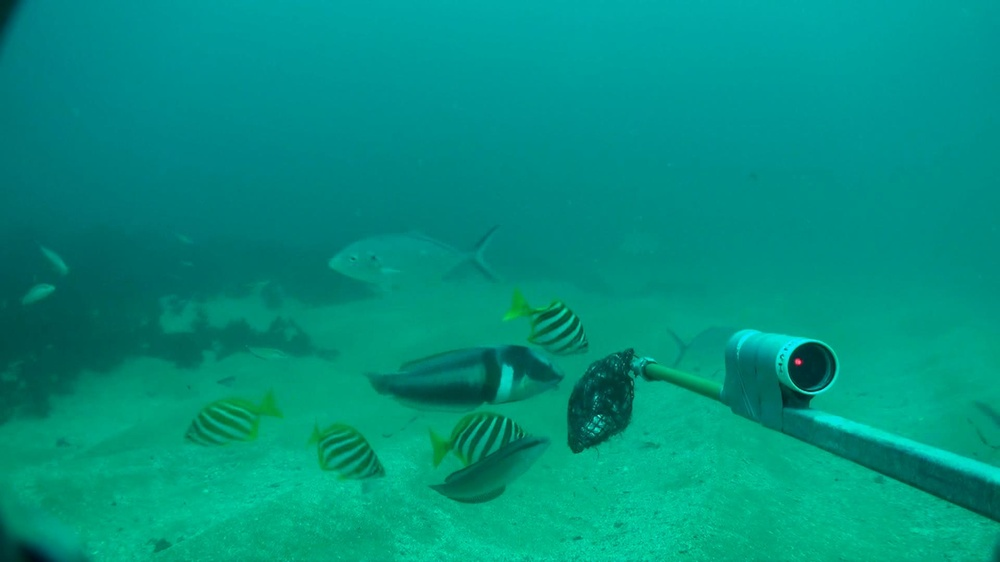
%> input picture sample_1.jpg, 1000 x 562 px, shrunk from 1920 x 1080 before the run
$ octave code.m   (GNU Octave 9; MATLAB toolbox functions it lacks are replaced by stand-ins)
%> lines starting %> are read from the running program, lines starting %| are printed output that depends on the picture
%%%%%%%%%%%%%%%%%%%%%%%%%%%%%%%%%%%%%%%%DIP-Assignment%%%%%%%%%%%%%%%%%%%%%%%%%%%%%%%%%%%%%%%%%%

close all;
clear all;
clc;

%% Image input
% We take a RGB image as input and convert it to grayscale and store it in
% another variable, so we can get the mean luminance.

rgbImage=imread('sample_1.jpg');
%> rgbImage is the input picture: size 562x1000x3 uint8; mean R, G, B 1, 146.2, 128.5
rgbImage=im2double(rgbImage);
%> rgbImage: size 562x1000x3 double
grayImage = rgb2gray(rgbImage);
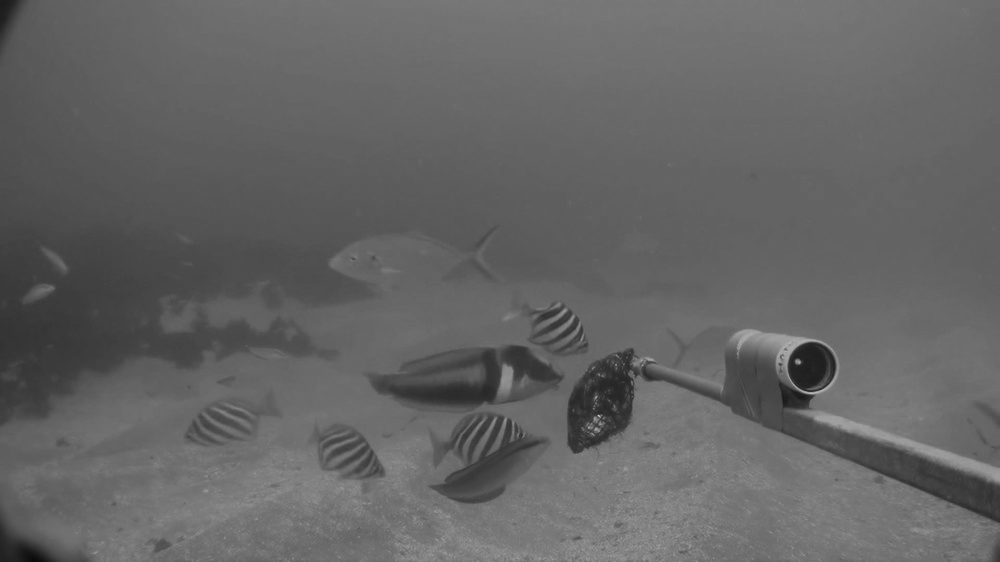
%> grayImage: size 562x1000 double; min 0.0416, max 0.789, mean 0.395
%% White Balancing
% Extract the individual red, green, and blue color channels.
redChannel = rgbImage(:, :, 1);
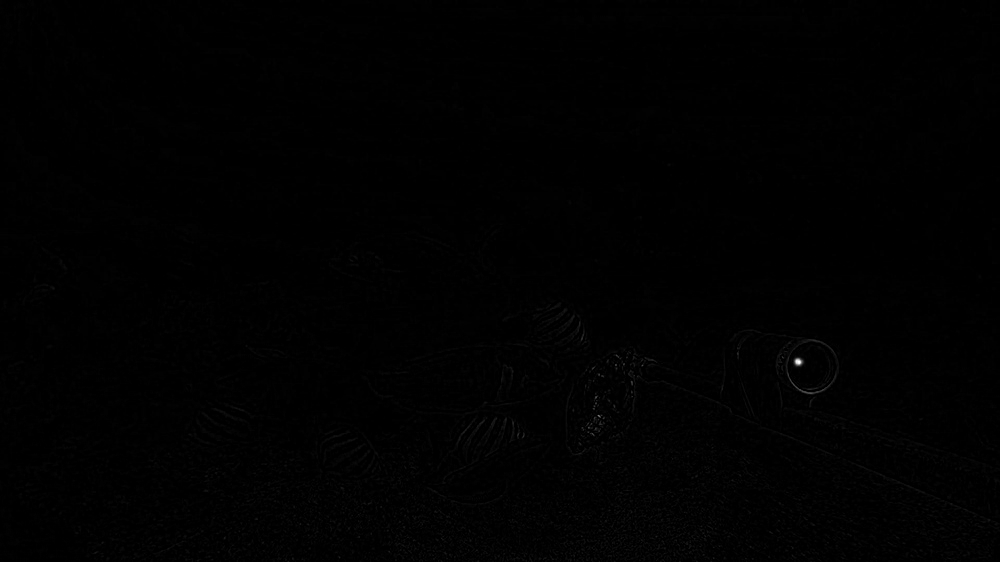
%> redChannel: size 562x1000 double; min 0, max 1, mean 0.00379
greenChannel = rgbImage(:, :, 2);
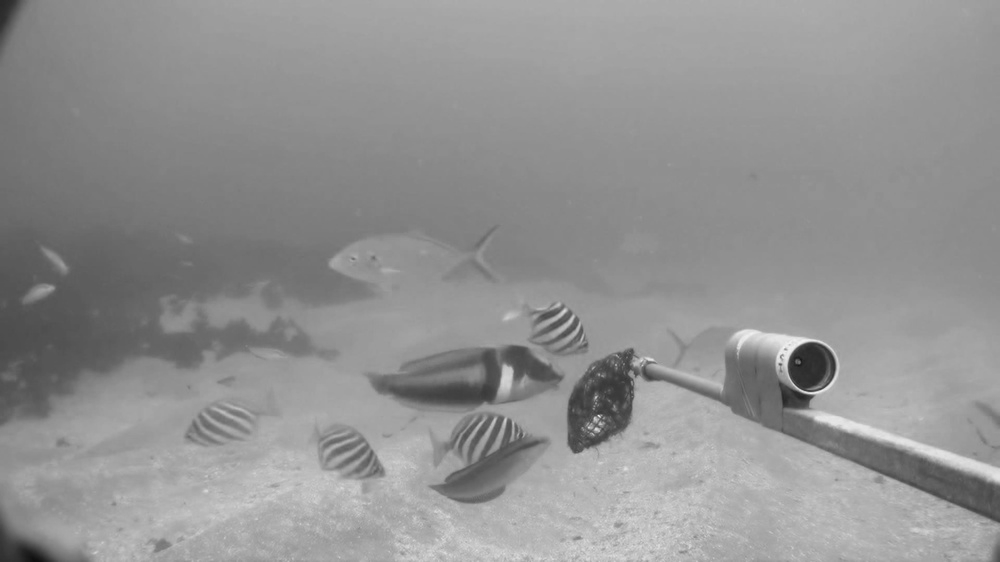
%> greenChannel: size 562x1000 double; min 0.0549, max 0.949, mean 0.573
blueChannel = rgbImage(:, :, 3);
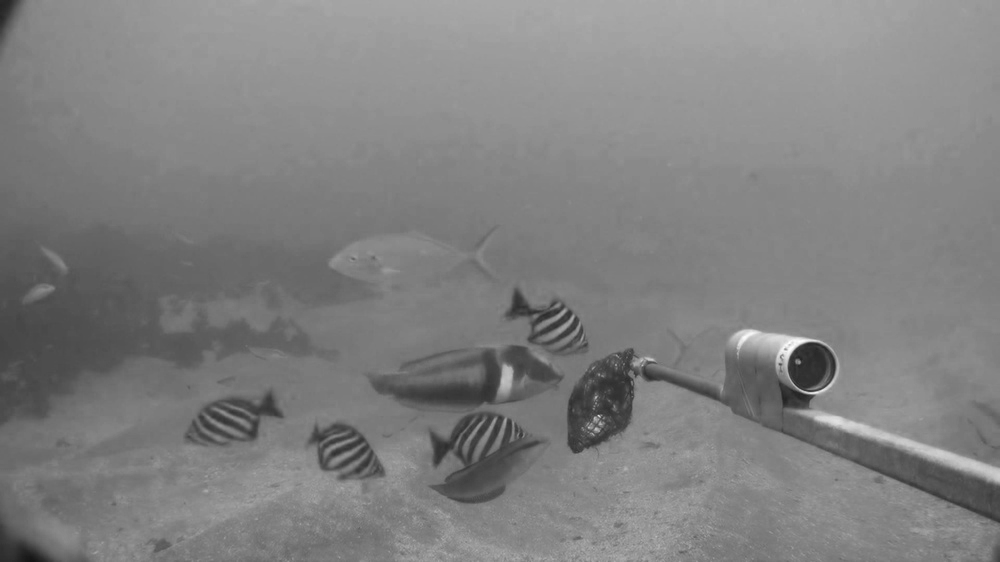
%> blueChannel: size 562x1000 double; min 0.0745, max 1, mean 0.504

meanR = mean2(redChannel);
%> meanR = 0.00379
meanG = mean2(greenChannel);
%> meanG = 0.573
meanB = mean2(blueChannel);
%> meanB = 0.504
meanGray = mean2(grayImage);
%> meanGray = 0.395

% Make all channels have the same mean
redChannel = (double(redChannel) * meanGray / meanR);
greenChannel = (double(greenChannel) * meanGray / meanG);
blueChannel = (double(blueChannel) * meanGray / meanB);

%redChannel and blueChannel Correction


% Recombine separate color channels into a single, true color RGB image.
rgbImage_white_balance = cat(3, redChannel, greenChannel, blueChannel);

figure('Name','Color Enhancement');
subplot(221);
imshow(redChannel);
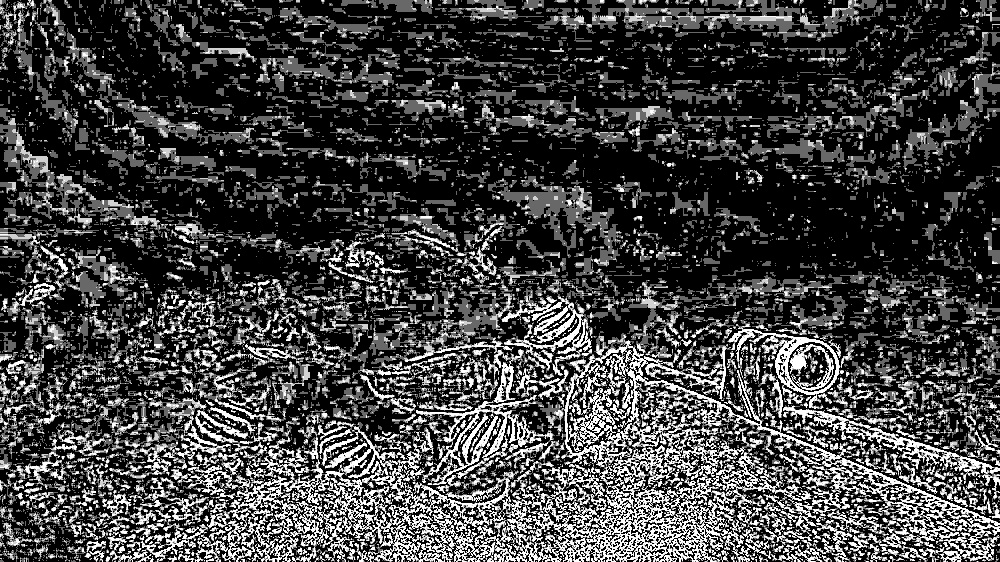
%> displayed picture: size 562x1000, on the screen's scale of 0 to 255; min 0, max 255, mean 65.8
title('Suppressed Red Channel');

subplot(222);
imshow(blueChannel);
title('Enhanced Blue Channel');

subplot(223);
imshow(greenChannel);
title('Green Channel');

subplot(224);
imshow(rgbImage_white_balance);
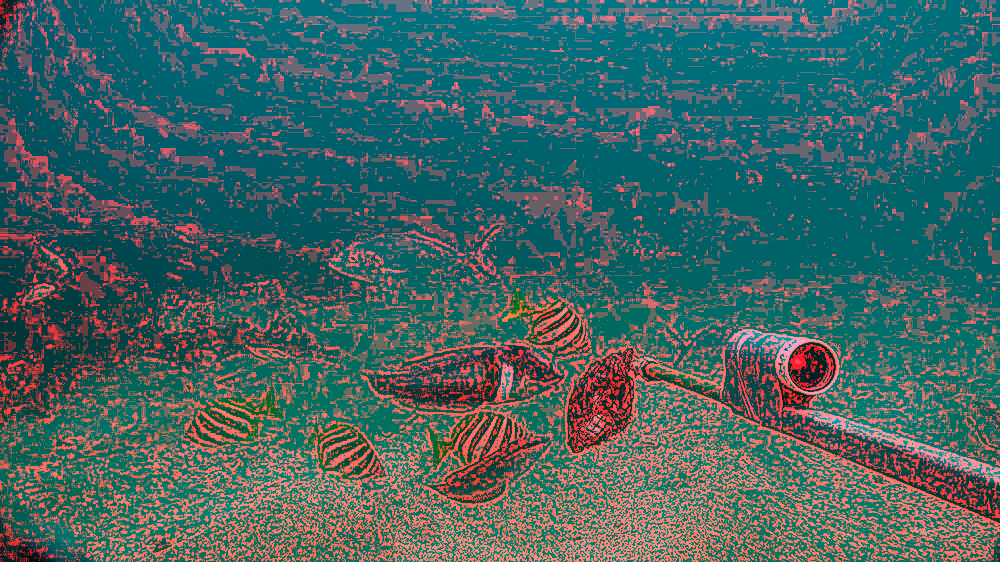
%> displayed picture: size 562x1000x3, on the screen's scale of 0 to 255; mean R, G, B 65.8, 100.8, 100.8
title('After White balance');

%% Gamma Correction and sharpening
 I = imadjust(rgbImage_white_balance,[],[],0.5);
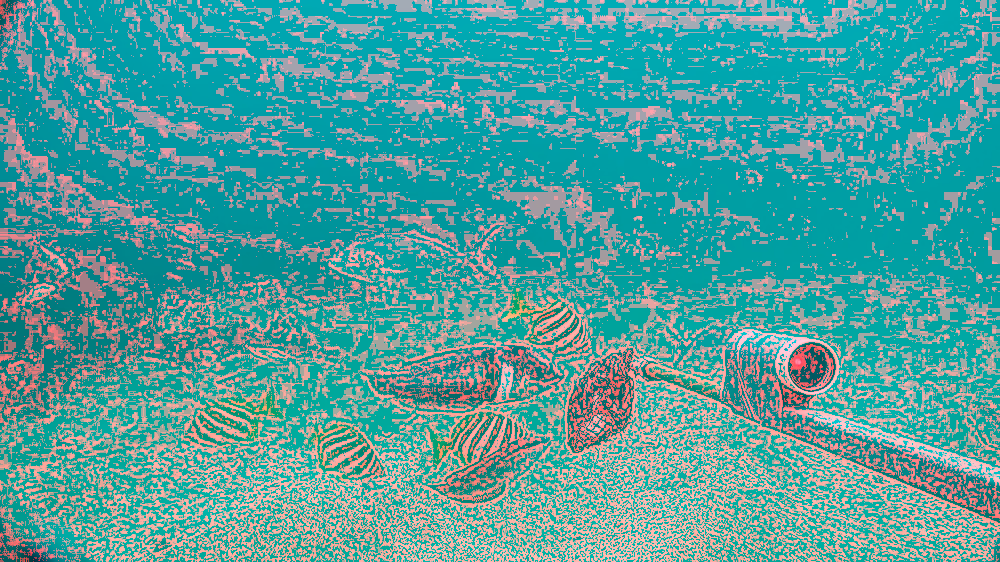
%> I: size 562x1000x3 double; mean R, G, B 0.317, 0.626, 0.626


J=(rgbImage_white_balance+(rgbImage_white_balance-imgaussfilt(rgbImage_white_balance)));

figure('Name','Step I-III');
subplot(221);
imshow(rgbImage);
title('Original Image');

subplot(222);
imshow(rgbImage_white_balance);
title('I. White Balance');

subplot(223);
imshow(I);
title('II. Gamma Corrected');
subplot(224);
imshow(J);
title('III. Sharpened');
% [13 lines of commented-out code are left out]

%%


% Find the noise in the red.

$ run again, with sample_2.jpg copied over sample_1.jpg
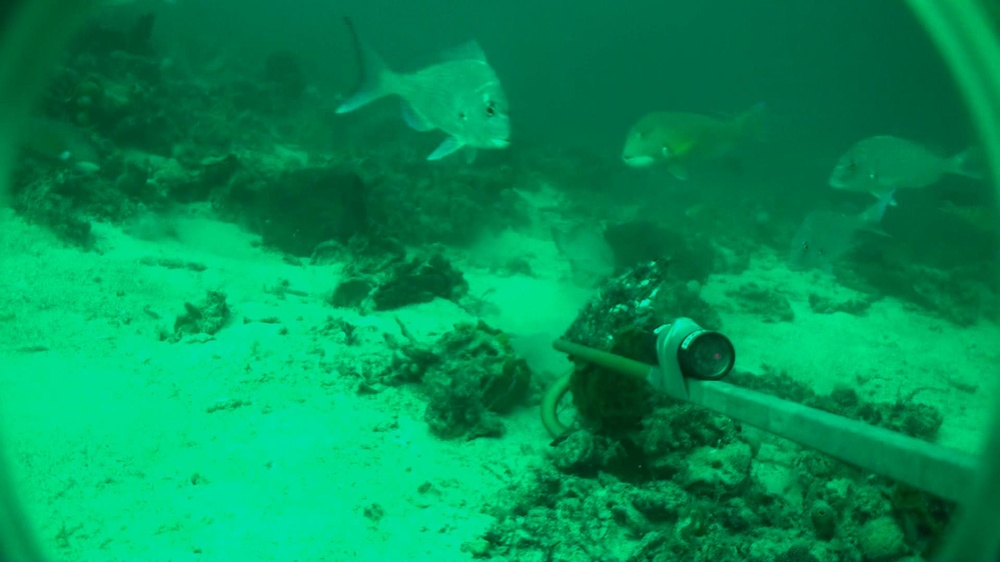
%> input picture sample_2.jpg, 1000 x 562 px, shrunk from 1920 x 1080 before the run
%> rgbImage is the input picture: size 562x1000x3 uint8; mean R, G, B 1.3, 144.5, 85.1
%> rgbImage: size 562x1000x3 double
%> `greenChannel = rgbImage(:, :, 2);`:
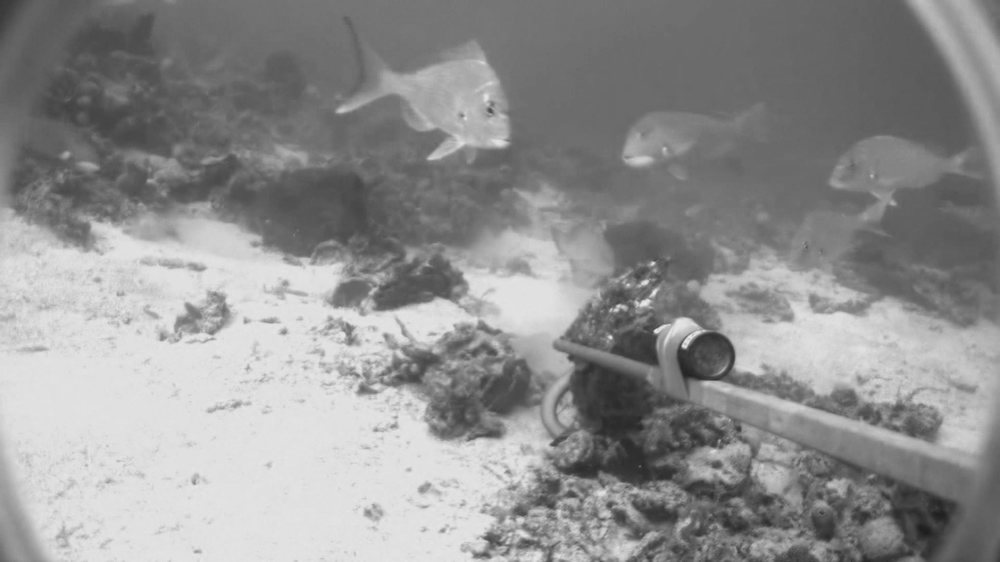
%> greenChannel: size 562x1000 double; min 0.114, max 0.922, mean 0.567
%> meanR = 0.00526
%> meanG = 0.567
%> meanB = 0.334
%> meanGray = 0.372
%> `J=(rgbImage_white_balance+(rgbImage_white_balance-imgaussfilt(rgbImage..`:
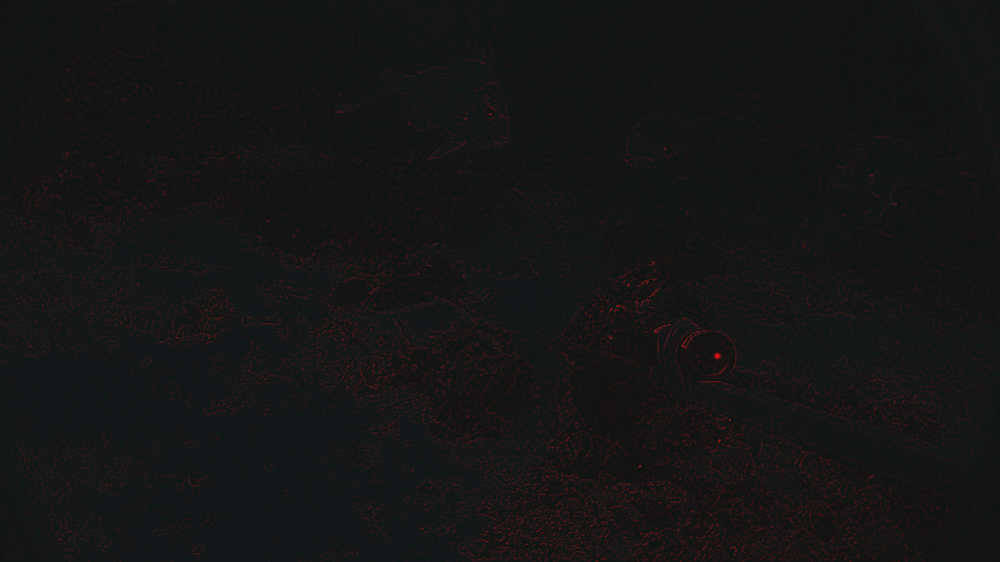
%> J: size 562x1000x3 double; mean R, G, B 0.4, 0.4, 0.4; mean of the top-left, top-right, bottom-left and bottom-right quarters 0.306, 0.265, 0.503, 0.415; drawn with min black and max white

$ run again, with sample_3.jpg copied over sample_1.jpg
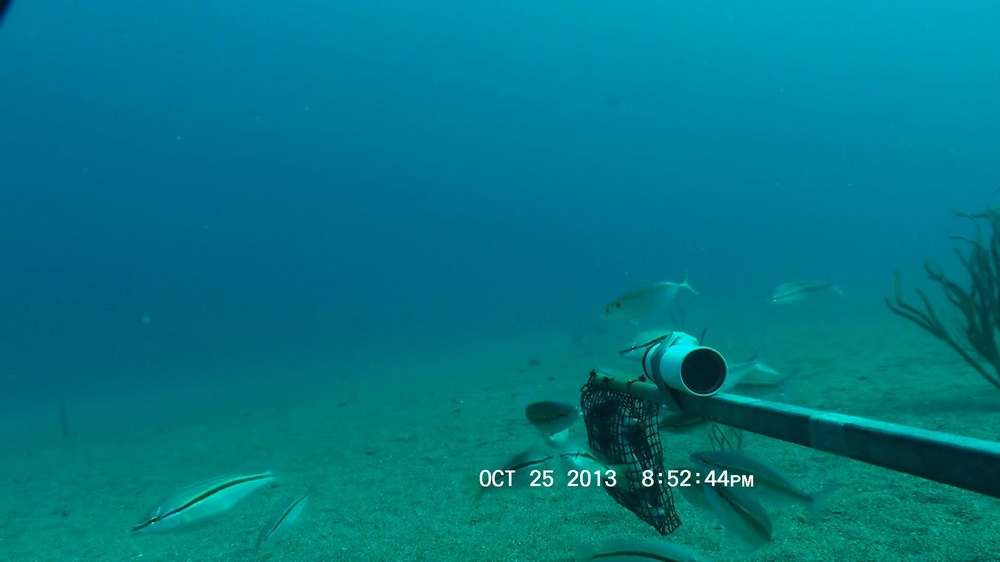
%> input picture sample_3.jpg, 1000 x 562 px, shrunk from 1920 x 1080 before the run
%> rgbImage is the input picture: size 562x1000x3 uint8; mean R, G, B 1.8, 118.5, 134.5
%> rgbImage: size 562x1000x3 double
%> `blueChannel = rgbImage(:, :, 3);`:
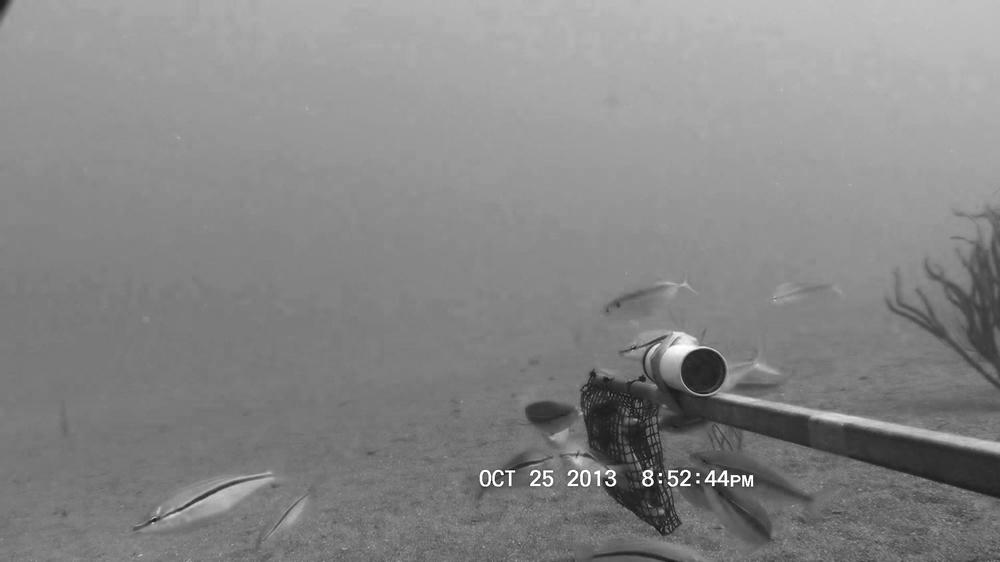
%> blueChannel: size 562x1000 double; min 0.0667, max 1, mean 0.527
%> meanR = 0.00691
%> meanG = 0.465
%> meanB = 0.527
%> meanGray = 0.335
%> `imshow(J);`:
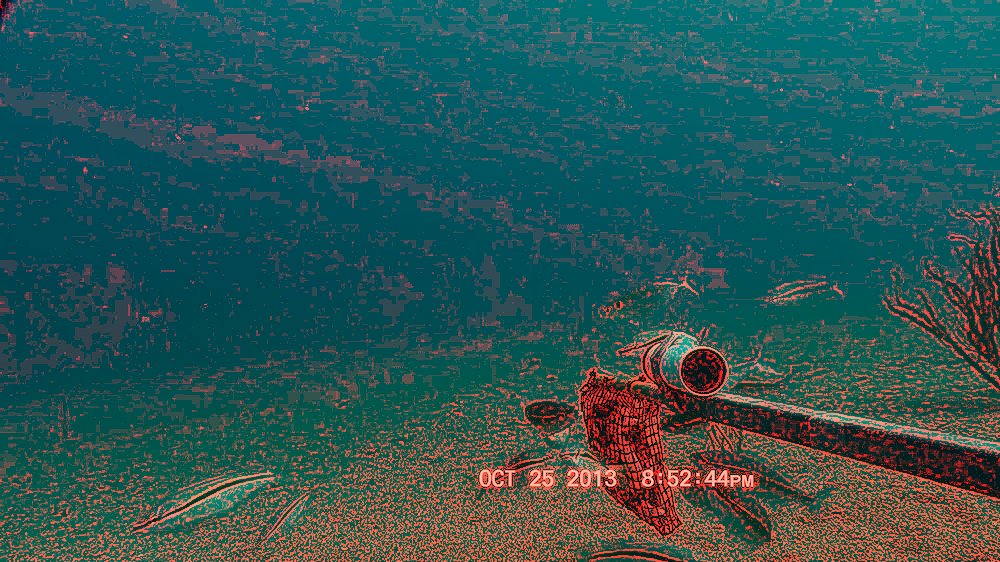
%> displayed picture: size 562x1000x3, on the screen's scale of 0 to 255; mean R, G, B 42.2, 85.4, 85.4

$ run again, with sample_4.jpg copied over sample_1.jpg
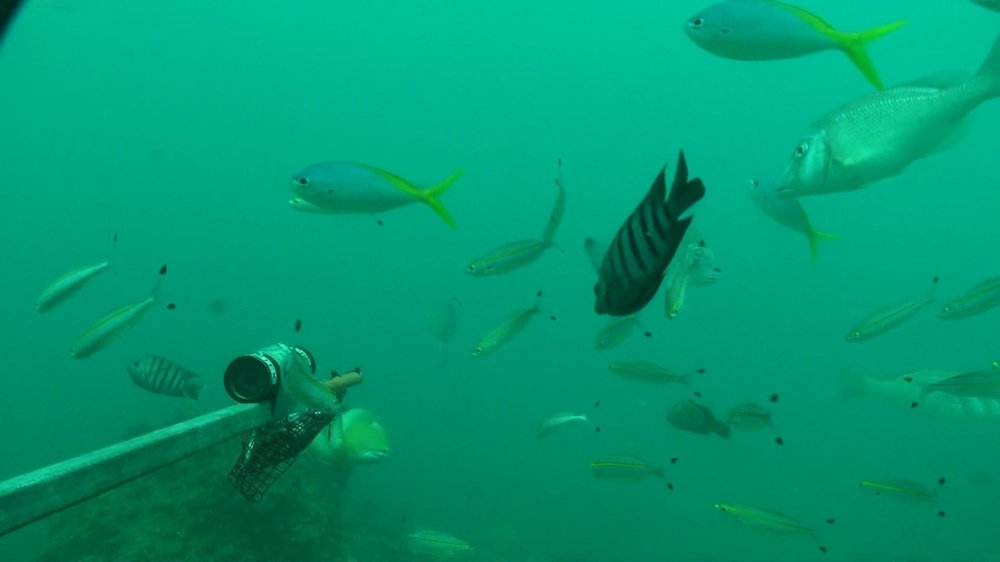
%> input picture sample_4.jpg, 1000 x 562 px, shrunk from 1920 x 1080 before the run
%> rgbImage is the input picture: size 562x1000x3 uint8; mean R, G, B 1.2, 151.9, 113.5
%> rgbImage: size 562x1000x3 double
%> meanR = 0.00469
%> meanG = 0.596
%> meanB = 0.445
%> meanGray = 0.402
%> `J=(rgbImage_white_balance+(rgbImage_white_balance-imgaussfilt(rgbImage..`:
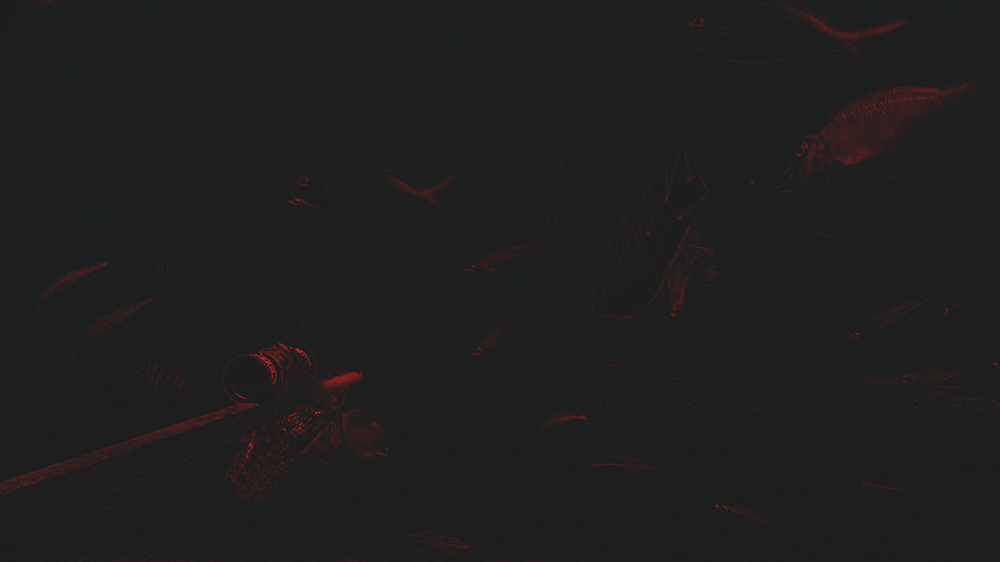
%> J: size 562x1000x3 double; mean R, G, B 0.4, 0.4, 0.4; mean of the top-left, top-right, bottom-left and bottom-right quarters 0.37, 0.478, 0.429, 0.331; drawn with min black and max white
